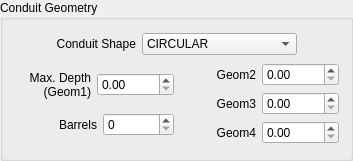
      <widget class="QGroupBox" name="conduit_geometry_grp">
       <property name="sizePolicy">
        <sizepolicy hsizetype="Fixed" vsizetype="Fixed">
         <horstretch>0</horstretch>
         <verstretch>0</verstretch>
        </sizepolicy>
       </property>
       <property name="minimumSize">
        <size>
         <width>309</width>
         <height>161</height>
        </size>
       </property>
       <property name="maximumSize">
        <size>
         <width>16777215</width>
         <height>161</height>
        </size>
       </property>
       <property name="title">
        <string>Conduit Geometry</string>
       </property>
       <property name="flat">
        <bool>false</bool>
       </property>
       <layout class="QGridLayout" name="gridLayout_30">
        <item row="0" column="0">
         <spacer name="horizontalSpacer">
          <property name="orientation">
           <enum>Qt::Horizontal</enum>
          </property>
          <property name="sizeHint" stdset="0">
           <size>
            <width>36</width>
            <height>20</height>
           </size>
          </property>
         </spacer>
        </item>
        <item row="0" column="1">
         <layout class="QGridLayout" name="gridLayout_16">
          <item row="0" column="0">
           <widget class="QLabel" name="conduit_shape_lbl">
            <property name="font">
             <font>
              <italic>false</italic>
             </font>
            </property>
            <property name="text">
             <string>Conduit Shape</string>
            </property>
            <property name="alignment">
             <set>Qt::AlignRight|Qt::AlignTrailing|Qt::AlignVCenter</set>
            </property>
            <property name="wordWrap">
             <bool>true</bool>
            </property>
           </widget>
          </item>
          <item row="0" column="1">
           <widget class="QComboBox" name="conduit_shape_cbo">
            <property name="enabled">
             <bool>true</bool>
            </property>
            <property name="minimumSize">
             <size>
              <width>50</width>
              <height>20</height>
             </size>
            </property>
            <property name="layoutDirection">
             <enum>Qt::LeftToRight</enum>
            </property>
            <property name="currentText">
             <string>CIRCULAR</string>
            </property>
            <property name="maxVisibleItems">
             <number>25</number>
            </property>
            <item>
             <property name="text">
              <string>CIRCULAR</string>
             </property>
            </item>
            <item>
             <property name="text">
              <string>FORCE_MAIN</string>
             </property>
            </item>
            <item>
             <property name="text">
              <string>FILLED_CIRCULAR</string>
             </property>
            </item>
            <item>
             <property name="text">
              <string>RECT_CLOSED</string>
             </property>
            </item>
            <item>
             <property name="text">
              <string>RECT_OPEN</string>
             </property>
            </item>
            <item>
             <property name="text">
              <string>TRAPEZOIDAL</string>
             </property>
            </item>
            <item>
             <property name="text">
              <string>TRIANGULAR</string>
             </property>
            </item>
            <item>
             <property name="text">
              <string>HORIZ_ELLIPSE</string>
             </property>
            </item>
            <item>
             <property name="text">
              <string>VERT_ELLIPSE</string>
             </property>
            </item>
            <item>
             <property name="text">
              <string>ARCH</string>
             </property>
            </item>
            <item>
             <property name="text">
              <string>PARABOLIC</string>
             </property>
            </item>
            <item>
             <property name="text">
              <string>POWER</string>
             </property>
            </item>
            <item>
             <property name="text">
              <string>RECT_TRIANGULAR</string>
             </property>
            </item>
            <item>
             <property name="text">
              <string>RECT_ROUND</string>
             </property>
            </item>
            <item>
             <property name="text">
              <string>MODBASKETHANDLE</string>
             </property>
            </item>
            <item>
             <property name="text">
              <string>EGG</string>
             </property>
            </item>
            <item>
             <property name="text">
              <string>HORSESHOE</string>
             </property>
            </item>
            <item>
             <property name="text">
              <string>GOTHIC</string>
             </property>
            </item>
            <item>
             <property name="text">
              <string>CATENARY</string>
             </property>
            </item>
            <item>
             <property name="text">
              <string>SEMIELLIPTICAL</string>
             </property>
            </item>
            <item>
             <property name="text">
              <string>BASKETHANDLE</string>
             </property>
            </item>
            <item>
             <property name="text">
              <string>SEMICIRCULAR</string>
             </property>
            </item>
           </widget>
          </item>
         </layout>
        </item>
        <item row="0" column="2">
         <spacer name="horizontalSpacer_2">
          <property name="orientation">
           <enum>Qt::Horizontal</enum>
          </property>
          <property name="sizeHint" stdset="0">
           <size>
            <width>36</width>
            <height>20</height>
           </size>
          </property>
         </spacer>
        </item>
        <item row="1" column="0" colspan="3">
         <layout class="QGridLayout" name="gridLayout_29">
          <item row="0" column="0">
           <layout class="QGridLayout" name="gridLayout_28">
            <item row="0" column="0">
             <layout class="QGridLayout" name="gridLayout_22">
              <item row="0" column="0">
               <widget class="QLabel" name="geom2_lbl">
                <property name="font">
                 <font>
                  <italic>false</italic>
                 </font>
                </property>
                <property name="text">
                 <string>Max. Depth
(Geom1)</string>
                </property>
                <property name="alignment">
                 <set>Qt::AlignRight|Qt::AlignTrailing|Qt::AlignVCenter</set>
                </property>
               </widget>
              </item>
              <item row="0" column="1">
               <widget class="QDoubleSpinBox" name="max_depth_dbox">
                <property name="enabled">
                 <bool>true</bool>
                </property>
                <property name="toolTip">
                 <string>Maximum depth feet or meters</string>
                </property>
                <property name="maximum">
                 <double>10000.000000000000000</double>
                </property>
               </widget>
              </item>
             </layout>
            </item>
            <item row="1" column="0">
             <layout class="QGridLayout" name="gridLayout_24">
              <item row="0" column="0">
               <widget class="QLabel" name="barrels_lbl">
                <property name="font">
                 <font>
                  <italic>false</italic>
                 </font>
                </property>
                <property name="text">
                 <string>Barrels</string>
                </property>
                <property name="alignment">
                 <set>Qt::AlignRight|Qt::AlignTrailing|Qt::AlignVCenter</set>
                </property>
               </widget>
              </item>
              <item row="0" column="1">
               <widget class="QSpinBox" name="barrels_sbox">
                <property name="enabled">
                 <bool>true</bool>
                </property>
                <property name="sizePolicy">
                 <sizepolicy hsizetype="Fixed" vsizetype="Fixed">
                  <horstretch>0</horstretch>
                  <verstretch>0</verstretch>
                 </sizepolicy>
                </property>
                <property name="minimumSize">
                 <size>
                  <width>71</width>
                  <height>20</height>
                 </size>
                </property>
                <property name="maximum">
                 <number>10000</number>
                </property>
               </widget>
              </item>
             </layout>
            </item>
           </layout>
          </item>
          <item row="0" column="1">
           <layout class="QGridLayout" name="gridLayout_27">
            <item row="0" column="0">
             <layout class="QGridLayout" name="gridLayout_25">
              <item row="0" column="0">
               <widget class="QLabel" name="geom3_lbl">
                <property name="font">
                 <font>
                  <italic>false</italic>
                 </font>
                </property>
                <property name="text">
                 <string>Geom2</string>
                </property>
                <property name="alignment">
                 <set>Qt::AlignRight|Qt::AlignTrailing|Qt::AlignVCenter</set>
                </property>
               </widget>
              </item>
              <item row="0" column="1">
               <widget class="QDoubleSpinBox" name="geom2_dbox">
                <property name="enabled">
                 <bool>true</bool>
                </property>
                <property name="toolTip">
                 <string>Maximum width in feet or meters</string>
                </property>
                <property name="maximum">
                 <double>10000.000000000000000</double>
                </property>
               </widget>
              </item>
             </layout>
            </item>
            <item row="1" column="0">
             <layout class="QGridLayout" name="gridLayout_23">
              <item row="0" column="0">
               <widget class="QLabel" name="geom2_lbl_2">
                <property name="font">
                 <font>
                  <italic>false</italic>
                 </font>
                </property>
                <property name="text">
                 <string>Geom3</string>
                </property>
                <property name="alignment">
                 <set>Qt::AlignRight|Qt::AlignTrailing|Qt::AlignVCenter</set>
                </property>
               </widget>
              </item>
              <item row="0" column="1">
               <widget class="QDoubleSpinBox" name="geom3_dbox">
                <property name="enabled">
                 <bool>true</bool>
                </property>
                <property name="toolTip">
                 <string>Maximum depth feet or meters</string>
                </property>
                <property name="maximum">
                 <double>10000.000000000000000</double>
                </property>
               </widget>
              </item>
             </layout>
            </item>
            <item row="2" column="0">
             <layout class="QGridLayout" name="gridLayout_26">
              <item row="0" column="0">
               <widget class="QLabel" name="geom3_lbl_2">
                <property name="font">
                 <font>
                  <italic>false</italic>
                 </font>
                </property>
                <property name="text">
                 <string>Geom4</string>
                </property>
                <property name="alignment">
                 <set>Qt::AlignRight|Qt::AlignTrailing|Qt::AlignVCenter</set>
                </property>
               </widget>
              </item>
              <item row="0" column="1">
               <widget class="QDoubleSpinBox" name="geom4_dbox">
                <property name="enabled">
                 <bool>true</bool>
                </property>
                <property name="toolTip">
                 <string>Maximum width in feet or meters</string>
                </property>
                <property name="maximum">
                 <double>10000.000000000000000</double>
                </property>
               </widget>
              </item>
             </layout>
            </item>
           </layout>
          </item>
         </layout>
        </item>
       </layout>
      </widget>
